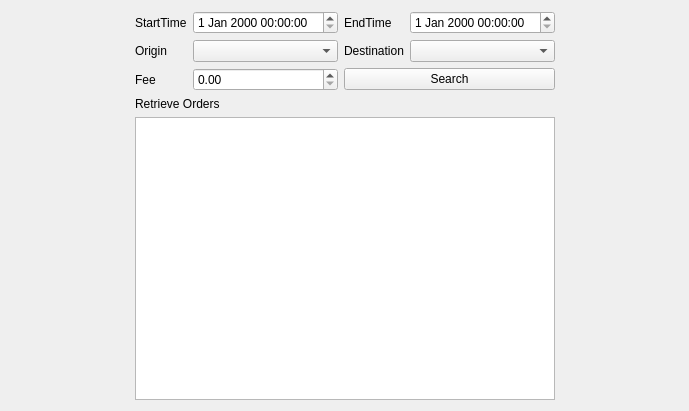
<?xml version="1.0" encoding="UTF-8"?>
<ui version="4.0">
 <class>QueryTab</class>
 <widget class="QWidget" name="QueryTab">
  <property name="geometry">
   <rect>
    <x>0</x>
    <y>0</y>
    <width>689</width>
    <height>411</height>
   </rect>
  </property>
  <property name="windowTitle">
   <string>Form</string>
  </property>
  <layout class="QHBoxLayout" name="horizontalLayout">
   <item>
    <spacer name="horizontalSpacer">
     <property name="orientation">
      <enum>Qt::Horizontal</enum>
     </property>
     <property name="sizeHint" stdset="0">
      <size>
       <width>40</width>
       <height>20</height>
      </size>
     </property>
    </spacer>
   </item>
   <item>
    <layout class="QGridLayout" name="layoutQuery">
     <item row="0" column="1">
      <widget class="QDateTimeEdit" name="editQueryTimeStart">
       <property name="sizePolicy">
        <sizepolicy hsizetype="Preferred" vsizetype="Fixed">
         <horstretch>0</horstretch>
         <verstretch>0</verstretch>
        </sizepolicy>
       </property>
      </widget>
     </item>
     <item row="2" column="2" colspan="2">
      <widget class="QPushButton" name="buttonQuerySearch">
       <property name="text">
        <string>Search</string>
       </property>
      </widget>
     </item>
     <item row="1" column="1">
      <widget class="QComboBox" name="comboQueryOrigin"/>
     </item>
     <item row="1" column="3">
      <widget class="QComboBox" name="comboQueryDestination"/>
     </item>
     <item row="1" column="0">
      <widget class="QLabel" name="labelQueryOrigin">
       <property name="text">
        <string>Origin</string>
       </property>
       <property name="buddy">
        <cstring>comboQueryOrigin</cstring>
       </property>
      </widget>
     </item>
     <item row="2" column="1">
      <widget class="QDoubleSpinBox" name="spinQueryFee"/>
     </item>
     <item row="0" column="0">
      <widget class="QLabel" name="labelQueryTimeStart">
       <property name="text">
        <string>StartTime</string>
       </property>
       <property name="buddy">
        <cstring>editQueryTimeStart</cstring>
       </property>
      </widget>
     </item>
     <item row="0" column="3">
      <widget class="QDateTimeEdit" name="editQueryTimeEnd">
       <property name="sizePolicy">
        <sizepolicy hsizetype="Preferred" vsizetype="Fixed">
         <horstretch>0</horstretch>
         <verstretch>0</verstretch>
        </sizepolicy>
       </property>
      </widget>
     </item>
     <item row="4" column="0" colspan="4">
      <widget class="QTableWidget" name="tableQueryOrders"/>
     </item>
     <item row="1" column="2">
      <widget class="QLabel" name="labelQueryDestination">
       <property name="text">
        <string>Destination</string>
       </property>
       <property name="buddy">
        <cstring>comboQueryDestination</cstring>
       </property>
      </widget>
     </item>
     <item row="0" column="2">
      <widget class="QLabel" name="labelQueryTimeEnd">
       <property name="text">
        <string>EndTime</string>
       </property>
       <property name="buddy">
        <cstring>editQueryTimeEnd</cstring>
       </property>
      </widget>
     </item>
     <item row="2" column="0">
      <widget class="QLabel" name="labelQueryFee">
       <property name="text">
        <string>Fee</string>
       </property>
       <property name="buddy">
        <cstring>spinQueryFee</cstring>
       </property>
      </widget>
     </item>
     <item row="3" column="0" colspan="2">
      <widget class="QLabel" name="labelQueryOrders">
       <property name="text">
        <string>Retrieve Orders</string>
       </property>
       <property name="buddy">
        <cstring>tableQueryOrders</cstring>
       </property>
      </widget>
     </item>
    </layout>
   </item>
   <item>
    <spacer name="horizontalSpacer_2">
     <property name="orientation">
      <enum>Qt::Horizontal</enum>
     </property>
     <property name="sizeHint" stdset="0">
      <size>
       <width>40</width>
       <height>20</height>
      </size>
     </property>
    </spacer>
   </item>
  </layout>
 </widget>
 <resources/>
 <connections/>
</ui>
